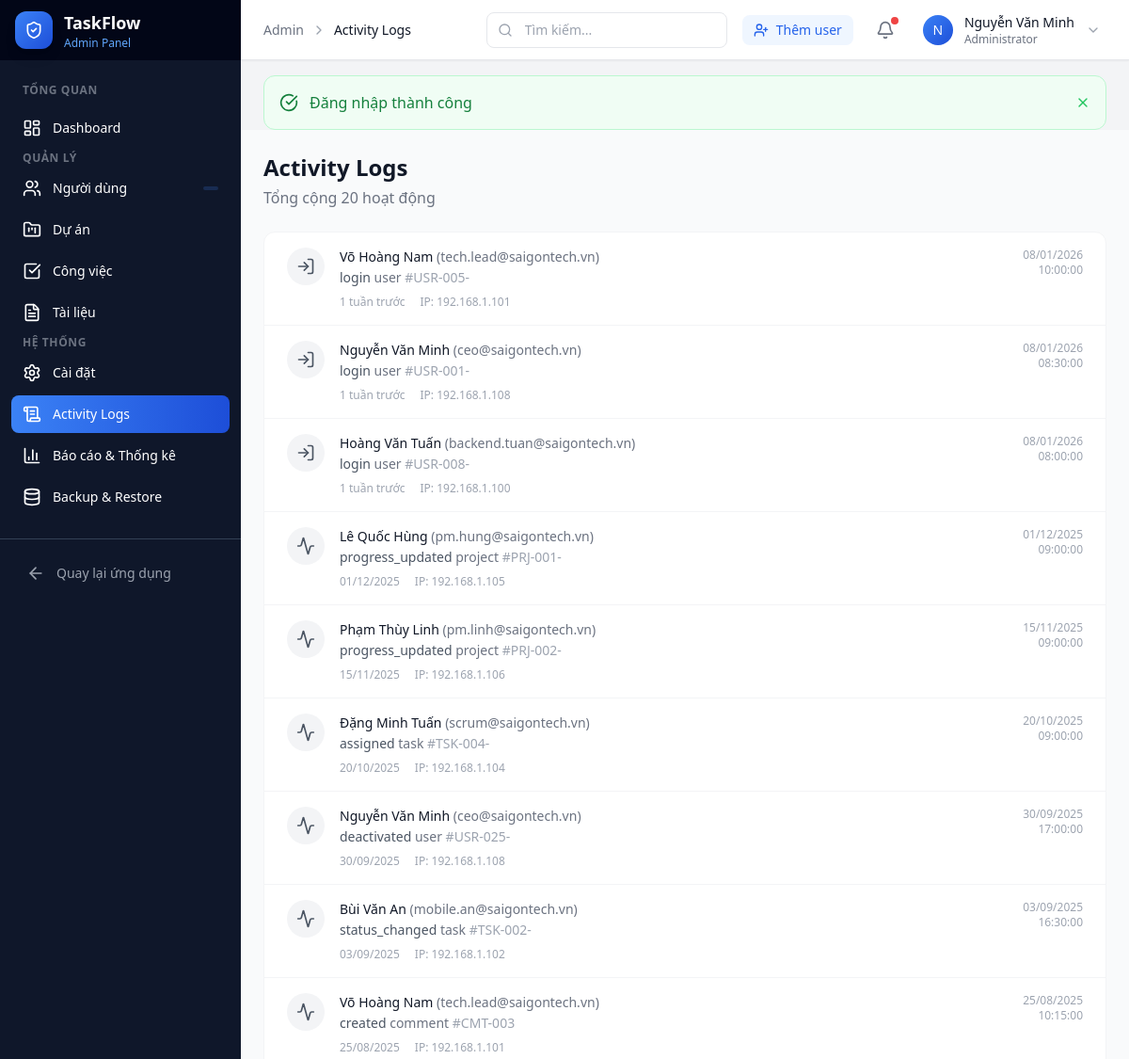
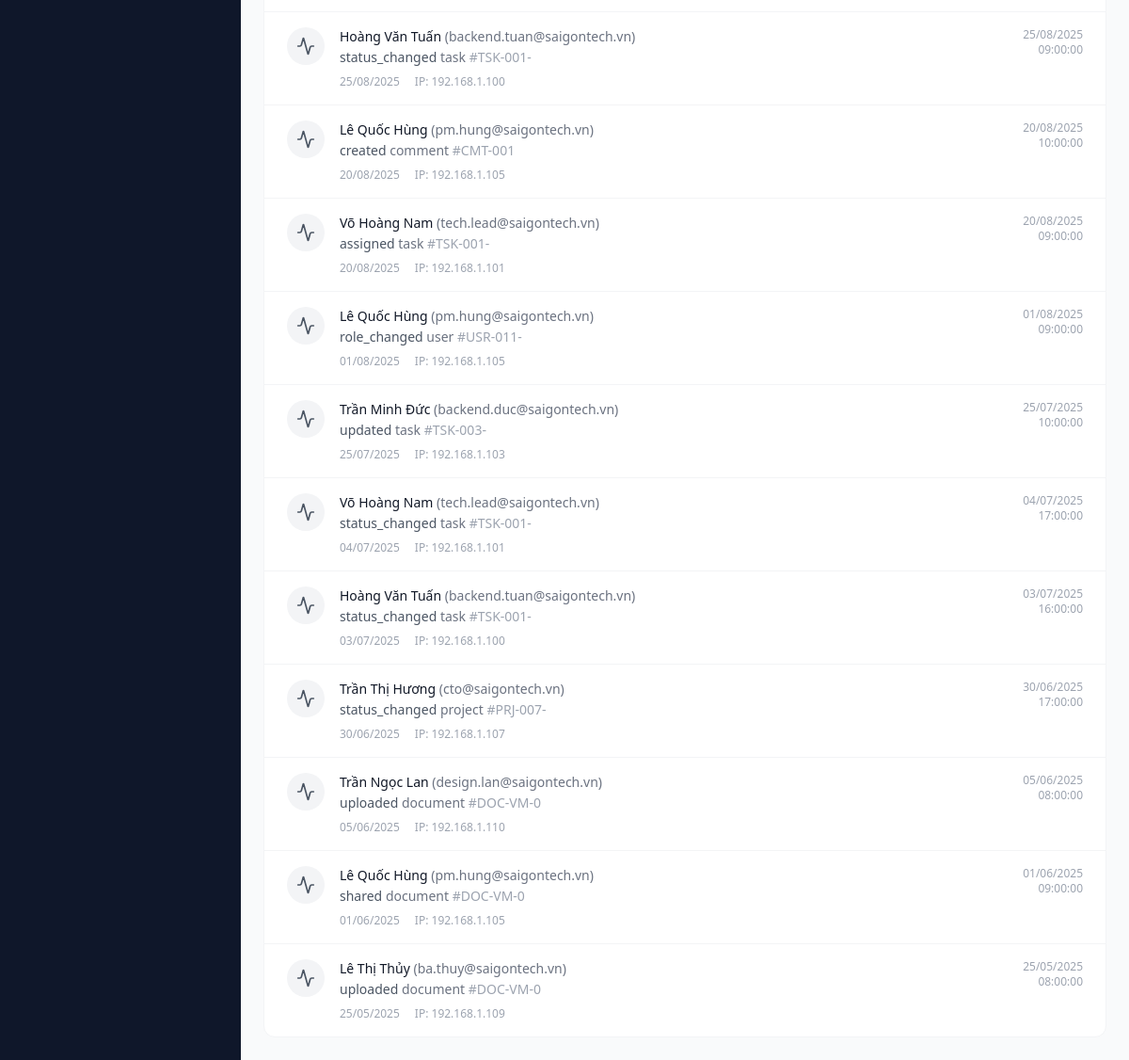
Screenshot of /admin/logs.php (signed in) with the database file from the repository (2 pictures, top to bottom).
### tables this page shows
CREATE TABLE `activity_logs` (
    `id` VARCHAR(36) PRIMARY KEY DEFAULT (UUID()),
    `user_id` VARCHAR(36) NULL,
    `entity_type` VARCHAR(50) NOT NULL,
    `entity_id` VARCHAR(36) NOT NULL,
    `action` VARCHAR(50) NOT NULL,
    `old_values` JSON NULL,
    `new_values` JSON NULL,
    `ip_address` VARCHAR(45) NULL,
    `user_agent` VARCHAR(500) NULL,
    `created_at` DATETIME DEFAULT CURRENT_TIMESTAMP,
    
    CONSTRAINT `fk_activity_user` FOREIGN KEY (`user_id`) 
        REFERENCES `users`(`id`) ON DELETE SET NULL,
    
    INDEX `idx_activity_user` (`user_id`),
    INDEX `idx_activity_entity` (`entity_type`, `entity_id`),
    INDEX `idx_activity_action` (`action`),
    INDEX `idx_activity_created_at` (`created_at`)
);

CREATE TABLE `users` (
    `id` VARCHAR(36) PRIMARY KEY DEFAULT (UUID()),
    `email` VARCHAR(255) NOT NULL UNIQUE,
    `password_hash` VARCHAR(255) NOT NULL,
    `full_name` VARCHAR(100) NOT NULL,
    `avatar_url` VARCHAR(500) NULL,
    `role` ENUM('admin', 'manager', 'member', 'guest') NOT NULL DEFAULT 'member',
    `department` VARCHAR(100) NULL,
    `position` VARCHAR(100) NULL,
    `phone` VARCHAR(20) NULL,
    `is_active` TINYINT(1) NOT NULL DEFAULT 1,
    `email_verified_at` DATETIME NULL,
    `remember_token` VARCHAR(64) NULL,
    `remember_token_expiry` DATETIME NULL,
    `reset_token` VARCHAR(64) NULL,
    `reset_token_expiry` DATETIME NULL,
    `last_login_at` DATETIME NULL,
    `created_at` DATETIME DEFAULT CURRENT_TIMESTAMP,
    `updated_at` DATETIME DEFAULT CURRENT_TIMESTAMP ON UPDATE CURRENT_TIMESTAMP,
    
    INDEX `idx_users_email` (`email`),
    INDEX `idx_users_role` (`role`),
    INDEX `idx_users_is_active` (`is_active`),
    INDEX `idx_users_department` (`department`)
);

### app/controllers/BaseController.php (called while the page is built, shortened)
<?php
abstract class BaseController
{
    protected function view(string $view, array $data = [], ?string $layout = null): void
    {
        View::render($view, $data, $layout);
    }
}

### app/controllers/AdminController.php (called while the page is built, shortened)
<?php
class AdminController extends BaseController
{
    private Database $db;
    public function __construct()
    {
        $this->db = Database::getInstance();
    }
    public function logs(): void
    {
        $page = max(1, (int)($_GET['page'] ?? 1));
        $limit = 50;
        $offset = ($page - 1) * $limit;
        $total = $this->db->fetchColumn("SELECT COUNT(*) FROM activity_logs");
        $logs = $this->db->fetchAll(
            "SELECT al.*, u.full_name, u.email
             FROM activity_logs al
             LEFT JOIN users u ON al.user_id = u.id
             ORDER BY al.created_at DESC
             LIMIT ? OFFSET ?",
            [$limit, $offset]
        );
        $this->view('admin/logs', [
            'logs' => $logs,
            'total' => $total,
            'page' => $page,
            'totalPages' => ceil($total / $limit),
            'pageTitle' => 'Activity Logs',
        ], 'admin');
    }
}

### admin/logs.php (called while the page is built, shortened)
<?php
$controller = new AdminController();
$controller->logs();

### core/Database.php (called while the page is built, shortened)
<?php
class Database
{
    private static ?Database $instance = null;
    private ?PDO $connection = null;
    private array $config;
    private function __construct()
    {
        $this->config = require BASE_PATH . '/config/database.php';
    }
    public static function getInstance(): Database
    {
        if (self::$instance === null) {
            self::$instance = new self();
        }
        return self::$instance;
    }
    public function getConnection(): PDO
    {
        return $this->connection;
    }
    private function connect(): void
    {
        try {
            $dsn = sprintf(
                "%s:host=%s;port=%s;dbname=%s;charset=%s",
                $this->config['driver'],
                $this->config['host'],
                $this->config['port'],
                $this->config['database'],
                $this->config['charset']
            );
            $options = [
                PDO::ATTR_ERRMODE => PDO::ERRMODE_EXCEPTION,
                PDO::ATTR_DEFAULT_FETCH_MODE => PDO::FETCH_ASSOC,
                PDO::ATTR_EMULATE_PREPARES => false,
            ];
            $this->connection = new PDO(
                $dsn,
                $this->config['username'],
                $this->config['password'],
                $options
            );
        } catch (PDOException $e) {
            throw new Exception("Database connection failed: " . $e->getMessage());
        }
    }
    public function fetchAll(string $sql, array $params = []): array
    {
        $stmt = $this->getConnection()->prepare($sql);
        $stmt->execute($params);
        return $stmt->fetchAll();
    }
    public function fetchColumn(string $sql, array $params = [], int $column = 0): mixed
    {
        $stmt = $this->getConnection()->prepare($sql);
        $stmt->execute($params);
        return $stmt->fetchColumn($column);
    }
}

### config/database.php (called while the page is built)
<?php
return [
    'driver' => 'mysql',
    'host' => getenv('DB_HOST') ?: 'localhost',
    'port' => getenv('DB_PORT') ?: '3306',
    'database' => getenv('DB_NAME') ?: 'taskflow2',
    'username' => getenv('DB_USER') ?: 'root',
    'password' => getenv('DB_PASS') ?: '',
    'charset' => 'utf8mb4',
    'collation' => 'utf8mb4_unicode_ci',
    'prefix' => '',
];

### includes/functions.php (called while the page is built, shortened)
<?php
function formatDate($date, $format = 'd/m/Y') {
    return date($format, strtotime($date));
}
function timeAgo($datetime) {
    $time = strtotime($datetime);
    $diff = time() - $time;
    if ($diff < 2592000) return floor($diff / 604800) . ' tuần trước';
    return formatDate($datetime);
}

### app/views/admin/logs.php (the view, shortened to what this page needs)
<div class="space-y-6">
    <div class="flex items-center justify-between">
        <div>
            <h1 class="text-2xl font-bold text-gray-900">Activity Logs</h1>
            <p class="text-gray-500 mt-1">Tổng cộng <?= number_format($total ?? 0) ?> hoạt động</p>
        </div>
    </div>
    <div class="bg-white rounded-xl border border-gray-100 overflow-hidden">
        <div class="divide-y divide-gray-100">
            <?php if (!empty($logs)): ?>
                <?php foreach ($logs as $log): ?>
                <div class="px-6 py-4 hover:bg-gray-50 transition-colors">
                    <div class="flex items-start gap-4">
                        <div class="h-10 w-10 rounded-full bg-gray-100 flex items-center justify-center flex-shrink-0">
                            <?php
                            $icons = [
                                'create' => 'plus-circle',
                                'update' => 'edit',
                                'delete' => 'trash-2',
                                'login' => 'log-in',
                                'logout' => 'log-out',
                            ];
                            $icon = $icons[$log['action']] ?? 'activity';
                            ?>
                            <i data-lucide="<?= $icon ?>" class="h-5 w-5 text-gray-600"></i>
                        </div>
                        <div class="flex-1 min-w-0">
                            <p class="text-sm text-gray-900">
                                <span class="font-medium"><?= View::e($log['full_name'] ?? 'System') ?></span>
                                <span class="text-gray-500">(<?= View::e($log['email'] ?? '') ?>)</span>
                            </p>
                            <p class="text-sm text-gray-600 mt-0.5">
                                <?= View::e($log['action']) ?>
                                <span class="text-gray-500"><?= View::e($log['entity_type']) ?></span>
                                <?php if ($log['entity_id']): ?>
                                <span class="text-gray-400">#<?= View::e(substr($log['entity_id'], 0, 8)) ?></span>
                                <?php endif; ?>
                            </p>
                            <div class="flex items-center gap-4 mt-2 text-xs text-gray-400">
                                <span><?= timeAgo($log['created_at']) ?></span>
                                <?php if ($log['ip_address']): ?>
                                <span>IP: <?= View::e($log['ip_address']) ?></span>
                                <?php endif; ?>
                            </div>
                        </div>
                        <div class="text-right text-xs text-gray-400">
                            <?= date('d/m/Y', strtotime($log['created_at'])) ?><br>
                            <?= date('H:i:s', strtotime($log['created_at'])) ?>
                        </div>
                    </div>
                </div>
                <?php endforeach; ?>
            <?php endif; ?>
        </div>
    </div>
</div>

### rows the page displays
activity_logs: user.full_name "Võ Hoàng Nam", user.email "tech.lead@saigontech.vn", action "login", entity_type "user", entity "USR-005-", created_at "1 tuần trước", ip_address "192.168.1.101", created_at "08/01/2026", created_at "10:00:00"
activity_logs: user.full_name "Nguyễn Văn Minh", user.email "ceo@saigontech.vn", action "login", entity_type "user", entity "USR-001-", created_at "1 tuần trước", ip_address "192.168.1.108", created_at "08/01/2026", created_at "08:30:00"
activity_logs: user.full_name "Hoàng Văn Tuấn", user.email "backend.tuan@saigontech.vn", action "login", entity_type "user", entity "USR-008-", created_at "1 tuần trước", ip_address "192.168.1.100", created_at "08/01/2026", created_at "08:00:00"
activity_logs: user.full_name "Lê Quốc Hùng", user.email "pm.hung@saigontech.vn", action "progress_updated", entity_type "project", entity "PRJ-001-", created_at "01/12/2025", ip_address "192.168.1.105", created_at "09:00:00"
activity_logs: user.full_name "Phạm Thùy Linh", user.email "pm.linh@saigontech.vn", action "progress_updated", entity_type "project", entity "PRJ-002-", created_at "15/11/2025", ip_address "192.168.1.106", created_at "09:00:00"
activity_logs: user.full_name "Đặng Minh Tuấn", user.email "scrum@saigontech.vn", action "assigned", entity_type "task", entity "TSK-004-", created_at "20/10/2025", ip_address "192.168.1.104", created_at "09:00:00"
activity_logs: user.full_name "Nguyễn Văn Minh", user.email "ceo@saigontech.vn", action "deactivated", entity_type "user", entity "USR-025-", created_at "30/09/2025", ip_address "192.168.1.108", created_at "17:00:00"
activity_logs: user.full_name "Bùi Văn An", user.email "mobile.an@saigontech.vn", action "status_changed", entity_type "task", entity "TSK-002-", created_at "03/09/2025", ip_address "192.168.1.102", created_at "16:30:00"
activity_logs: user.full_name "Võ Hoàng Nam", user.email "tech.lead@saigontech.vn", action "created", entity_type "comment", entity "CMT-003", created_at "25/08/2025", ip_address "192.168.1.101", created_at "10:15:00"
activity_logs: user.full_name "Hoàng Văn Tuấn", user.email "backend.tuan@saigontech.vn", action "status_changed", entity_type "task", entity "TSK-001-", created_at "25/08/2025", ip_address "192.168.1.100", created_at "09:00:00"
activity_logs: user.full_name "Lê Quốc Hùng", user.email "pm.hung@saigontech.vn", action "created", entity_type "comment", entity "CMT-001", created_at "20/08/2025", ip_address "192.168.1.105", created_at "10:00:00"
activity_logs: user.full_name "Võ Hoàng Nam", user.email "tech.lead@saigontech.vn", action "assigned", entity_type "task", entity "TSK-001-", created_at "20/08/2025", ip_address "192.168.1.101", created_at "09:00:00"
activity_logs: user.full_name "Lê Quốc Hùng", user.email "pm.hung@saigontech.vn", action "role_changed", entity_type "user", entity "USR-011-", created_at "01/08/2025", ip_address "192.168.1.105", created_at "09:00:00"
activity_logs: user.full_name "Trần Minh Đức", user.email "backend.duc@saigontech.vn", action "updated", entity_type "task", entity "TSK-003-", created_at "25/07/2025", ip_address "192.168.1.103", created_at "10:00:00"
activity_logs: user.full_name "Võ Hoàng Nam", user.email "tech.lead@saigontech.vn", action "status_changed", entity_type "task", entity "TSK-001-", created_at "04/07/2025", ip_address "192.168.1.101", created_at "17:00:00"
activity_logs: user.full_name "Hoàng Văn Tuấn", user.email "backend.tuan@saigontech.vn", action "status_changed", entity_type "task", entity "TSK-001-", created_at "03/07/2025", ip_address "192.168.1.100", created_at "16:00:00"
activity_logs: user.full_name "Trần Thị Hương", user.email "cto@saigontech.vn", action "status_changed", entity_type "project", entity "PRJ-007-", created_at "30/06/2025", ip_address "192.168.1.107", created_at "17:00:00"
activity_logs: user.full_name "Trần Ngọc Lan", user.email "design.lan@saigontech.vn", action "uploaded", entity_type "document", entity "DOC-VM-0", created_at "05/06/2025", ip_address "192.168.1.110", created_at "08:00:00"
activity_logs: user.full_name "Lê Quốc Hùng", user.email "pm.hung@saigontech.vn", action "shared", entity_type "document", entity "DOC-VM-0", created_at "01/06/2025", ip_address "192.168.1.105", created_at "09:00:00"
activity_logs: user.full_name "Lê Thị Thủy", user.email "ba.thuy@saigontech.vn", action "uploaded", entity_type "document", entity "DOC-VM-0", created_at "25/05/2025", ip_address "192.168.1.109", created_at "08:00:00"

### other values shown
View::e($pageTitle ?? 'Dashboard') "Activity Logs"
substr($userName, 0, 1) "N"
View::e($userName) "Nguyễn Văn Minh"
View::e($success) "Đăng nhập thành công"
$total "20"
